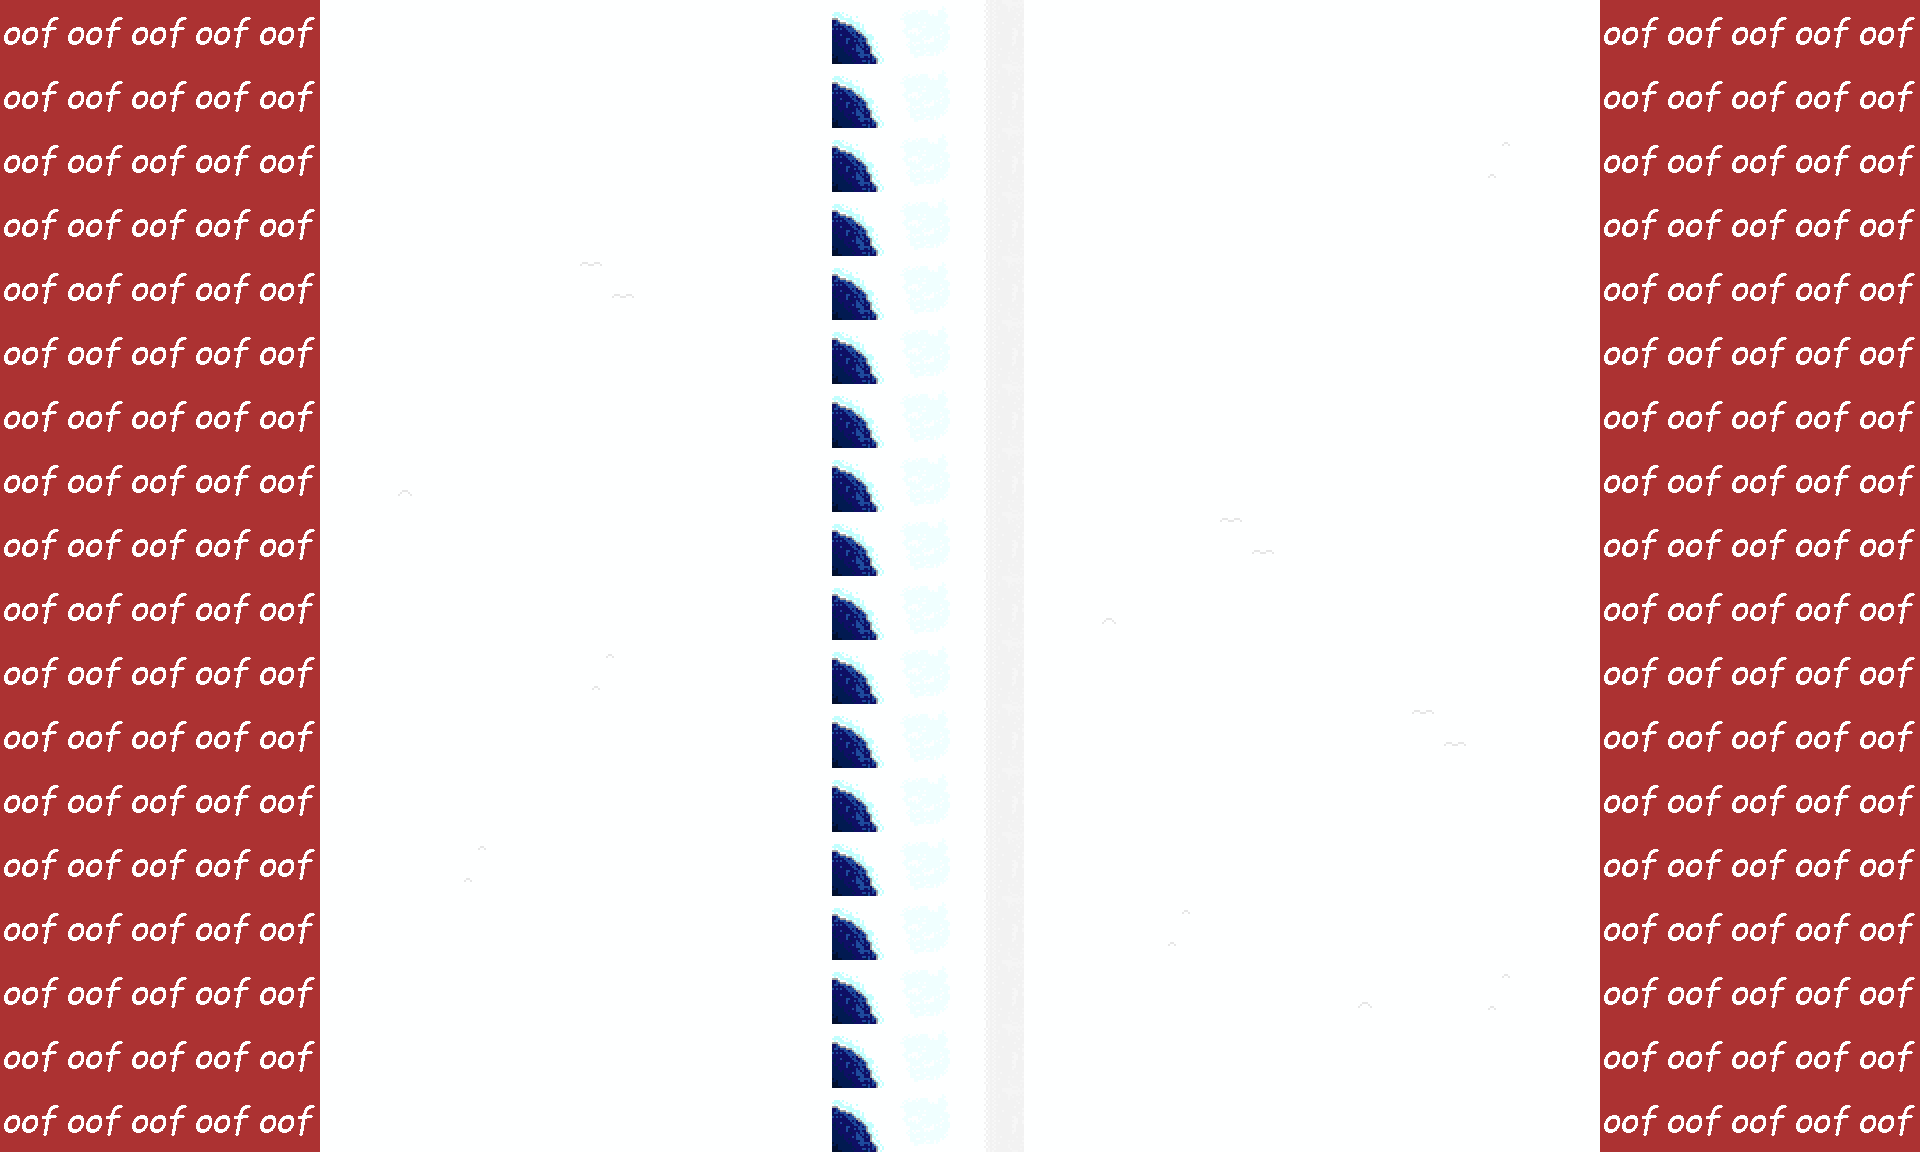

This is a level from a 2D game, rendered from its Tiled map with the project's own tilesets. A one-line summary and the complete map file follow:
An orthogonal 30x18 tile map with 64x64 px tiles, 2 tile layers (Background, Obstacles), 2 tilesets.

<map version="1.9" tiledversion="1.9.2" orientation="orthogonal" renderorder="right-down" width="30" height="18" tilewidth="64" tileheight="64" infinite="0" nextlayerid="3" nextobjectid="1">
 <tileset firstgid="1" source="Tilesets/SpecialTileset.tsx" />
 <tileset firstgid="4" source="Tilesets/BackgroundTileset.tsx" />
 <layer id="1" name="Background" width="30" height="18">
  <data encoding="csv">
193,194,195,196,197,4,4,4,4,4,4,4,4,26,27,28,4,4,4,4,4,4,4,4,4,193,194,195,196,197,
214,215,216,217,218,4,4,4,4,4,4,4,4,26,27,28,4,4,4,4,4,4,4,4,4,214,215,216,217,218,
193,194,195,196,197,4,4,4,4,4,4,4,4,26,27,28,4,4,4,4,4,4,4,8,4,193,194,195,196,197,
214,215,216,217,218,4,4,4,4,4,4,4,4,26,27,28,4,4,4,4,4,4,4,4,4,214,215,216,217,218,
193,194,195,196,197,4,4,4,4,6,4,4,4,26,27,28,4,4,4,4,4,4,4,4,4,193,194,195,196,197,
214,215,216,217,218,4,4,4,4,4,4,4,4,26,27,28,4,4,4,4,4,4,4,4,4,214,215,216,217,218,
193,194,195,196,197,4,4,4,4,4,4,4,4,26,27,28,4,4,4,4,4,4,4,4,4,193,194,195,196,197,
214,215,216,217,218,4,9,4,4,4,4,4,4,26,27,28,4,4,4,4,4,4,4,4,4,214,215,216,217,218,
193,194,195,196,197,4,4,4,4,4,4,4,4,26,27,28,4,4,4,6,4,4,4,4,4,193,194,195,196,197,
214,215,216,217,218,4,4,4,4,4,4,4,4,26,27,28,4,9,4,4,4,4,4,4,4,214,215,216,217,218,
193,194,195,196,197,4,4,4,4,8,4,4,4,26,27,28,4,4,4,4,4,4,4,4,4,193,194,195,196,197,
214,215,216,217,218,4,4,4,4,4,4,4,4,26,27,28,4,4,4,4,4,4,6,4,4,214,215,216,217,218,
193,194,195,196,197,4,4,4,4,4,4,4,4,26,27,28,4,4,4,4,4,4,4,4,4,193,194,195,196,197,
214,215,216,217,218,4,4,8,4,4,4,4,4,26,27,28,4,4,4,4,4,4,4,4,4,214,215,216,217,218,
193,194,195,196,197,4,4,4,4,4,4,4,4,26,27,28,4,4,8,4,4,4,4,4,4,193,194,195,196,197,
214,215,216,217,218,4,4,4,4,4,4,4,4,26,27,28,4,4,4,4,4,9,4,8,4,214,215,216,217,218,
235,236,237,238,239,4,4,4,4,4,4,4,4,26,27,28,4,4,4,4,4,4,4,4,4,235,236,237,238,239,
256,257,258,259,260,4,4,4,4,4,4,4,4,26,27,28,4,4,4,4,4,4,4,4,4,256,257,258,259,260
</data>
 </layer>
 <layer id="2" name="Obstacles" width="30" height="18">
  <data encoding="csv">
1,1,1,1,1,0,0,0,0,0,0,0,0,0,0,0,0,0,0,0,0,0,0,0,0,1,1,1,1,1,
1,1,1,1,1,0,0,0,0,0,0,0,0,0,0,0,0,0,0,0,0,0,0,0,0,1,1,1,1,1,
1,1,1,1,1,0,0,0,0,0,0,0,0,0,0,0,0,0,0,0,0,0,0,0,0,1,1,1,1,1,
1,1,1,1,1,0,0,0,0,0,0,0,0,0,0,0,0,0,0,0,0,0,0,0,0,1,1,1,1,1,
1,1,1,1,1,0,0,0,0,0,0,0,0,0,0,0,0,0,0,0,0,0,0,0,0,1,1,1,1,1,
1,1,1,1,1,0,0,0,0,0,0,0,0,0,0,0,0,0,0,0,0,0,0,0,0,1,1,1,1,1,
1,1,1,1,1,0,0,0,0,0,0,0,0,0,0,0,0,0,0,0,0,0,0,0,0,1,1,1,1,1,
1,1,1,1,1,0,0,0,0,0,0,0,0,0,0,0,0,0,0,0,0,0,0,0,0,1,1,1,1,1,
1,1,1,1,1,0,0,0,0,0,0,0,0,0,0,0,0,0,0,0,0,0,0,0,0,1,1,1,1,1,
1,1,1,1,1,0,0,0,0,0,0,0,0,0,0,0,0,0,0,0,0,0,0,0,0,1,1,1,1,1,
1,1,1,1,1,0,0,0,0,0,0,0,0,0,0,0,0,0,0,0,0,0,0,0,0,1,1,1,1,1,
1,1,1,1,1,0,0,0,0,0,0,0,0,0,0,0,0,0,0,0,0,0,0,0,0,1,1,1,1,1,
1,1,1,1,1,0,0,0,0,0,0,0,0,0,0,0,0,0,0,0,0,0,0,0,0,1,1,1,1,1,
1,1,1,1,1,0,0,0,0,0,0,0,0,0,0,0,0,0,0,0,0,0,0,0,0,1,1,1,1,1,
1,1,1,1,1,0,0,0,0,0,0,0,0,0,0,0,0,0,0,0,0,0,0,0,0,1,1,1,1,1,
1,1,1,1,1,0,0,0,0,0,0,0,0,0,0,0,0,0,0,0,0,0,0,0,0,1,1,1,1,1,
1,1,1,1,1,0,0,0,0,0,0,0,0,0,0,0,0,0,0,0,0,0,0,0,0,1,1,1,1,1,
1,1,1,1,1,0,0,0,0,0,0,0,0,0,0,0,0,0,0,0,0,0,0,0,0,1,1,1,1,1
</data>
 </layer>
</map>